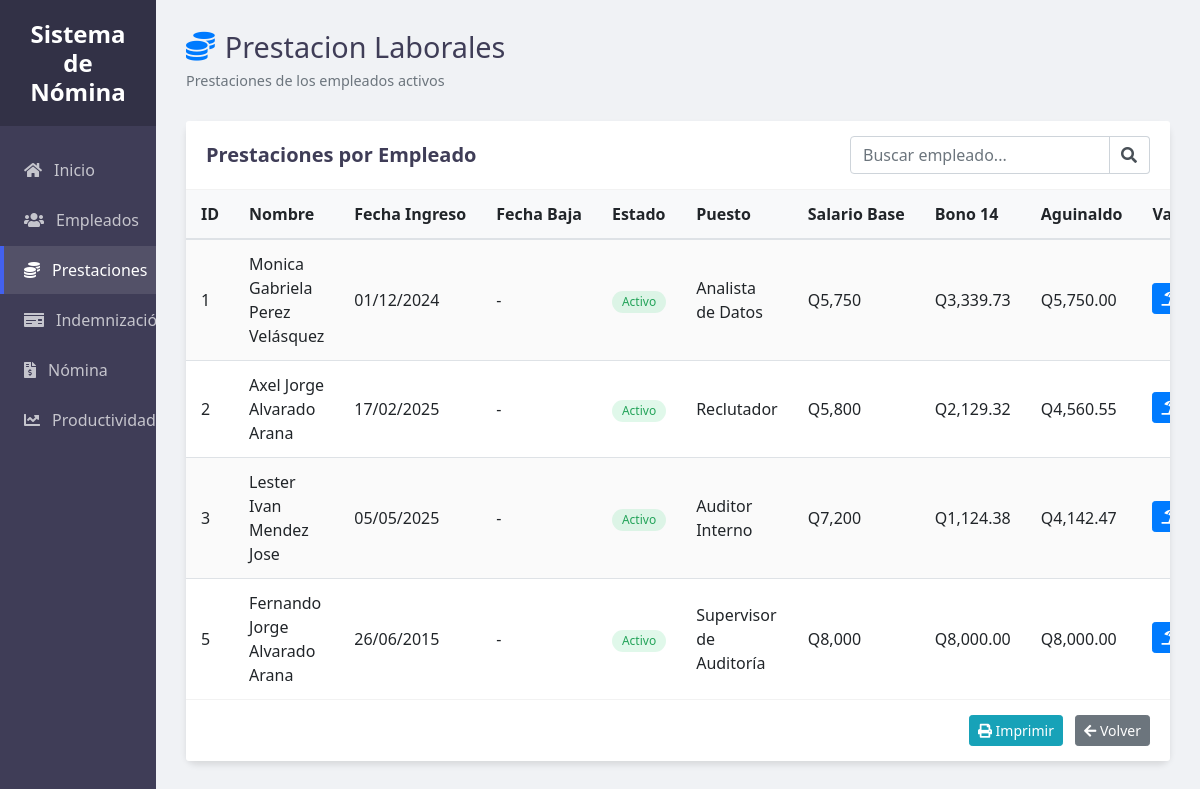
Page /ProyectoNomina/index.php?controller=prestacion&action=ver on the earlier database version.
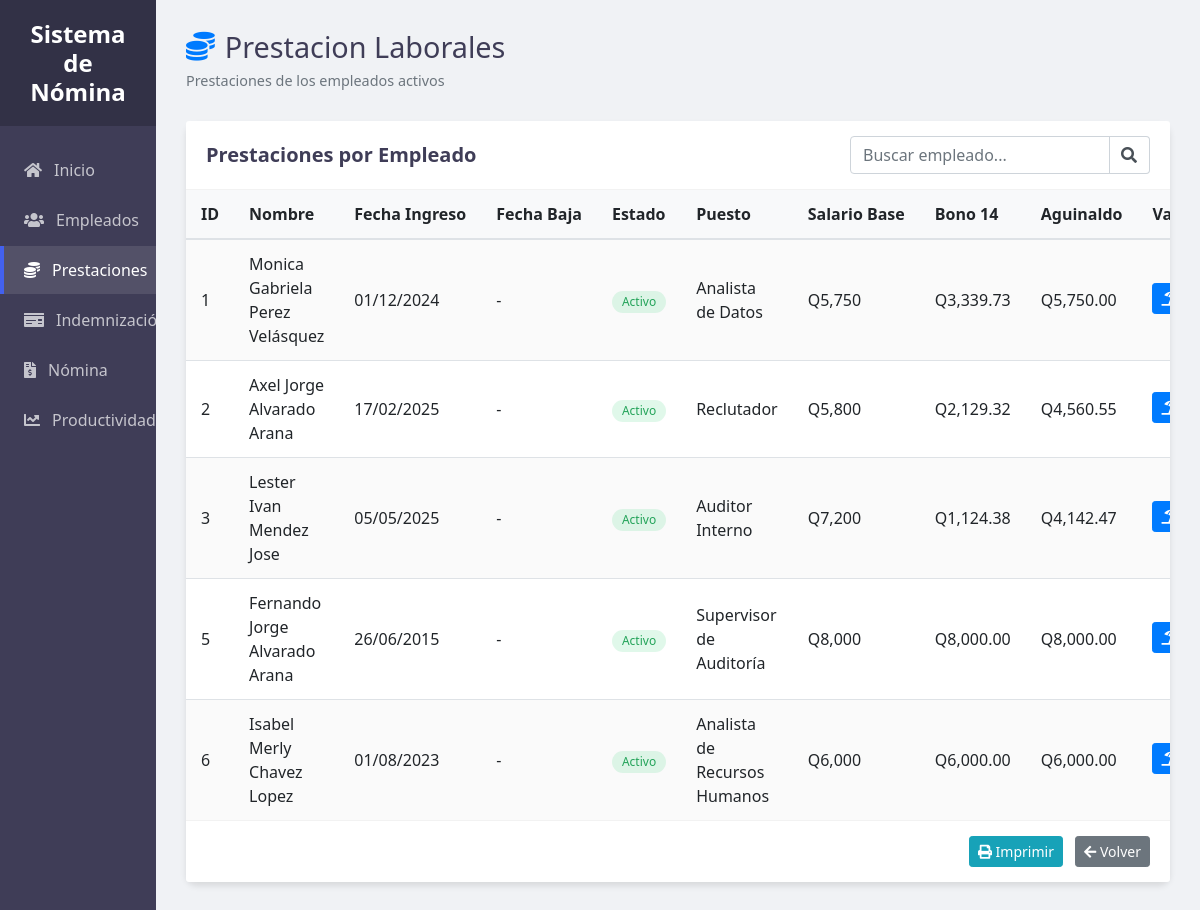
Same page on the later database version.
### tables this page shows
CREATE TABLE `empleado` (
  `ID_Emp` int(11) NOT NULL,
  `PriNombre_Emp` varchar(50) NOT NULL,
  `SegNombre_Emp` varchar(50) NOT NULL,
  `PriApellido_Emp` varchar(50) NOT NULL,
  `SegApellido_Emp` varchar(50) NOT NULL,
  `DPI_Emp` varchar(20) NOT NULL,
  `FechaNacimiento_Emp` date NOT NULL,
  `Direccion_Emp` varchar(255) DEFAULT NULL,
  `Telefono_Emp` varchar(15) DEFAULT NULL,
  `Email_Emp` varchar(100) DEFAULT NULL,
  `FechaIngreso_Emp` date NOT NULL,
  `FechaBaja_Emp` date DEFAULT NULL,
  `Estado_Emp` varchar(10) DEFAULT 'Activo',
  `ID_Puesto` int(11) DEFAULT NULL,
  `Horas_Extras` decimal(5,2) DEFAULT 0.00
);

CREATE TABLE `puesto` (
  `ID_Puesto` int(11) NOT NULL,
  `Nombre_Puesto` varchar(100) NOT NULL,
  `SalarioBase_Puesto` decimal(10,2) NOT NULL,
  `ID_Dep` int(11) DEFAULT NULL
);

### ProyectoNomina/Controllers/PrestacionController.php (called while the page is built, shortened)
<?php
class PrestacionController {
    private $prestacion;
    public function __construct() {
        $db = db::conectar();
        $this->prestacion = new Prestacion($db);
    }
    public function ver() {
        $prestaciones = $this->prestacion->obtenerPrestaciones();
        extract(['prestaciones' => $prestaciones]);
        include 'Views/Prestaciones/Ver.php';
    }
}
?>

### ProyectoNomina/Models/PrestacionModelo.php (called while the page is built, shortened)
<?php
class Prestacion {
    private $conn;
    public function __construct($db) {
        $this->conn = $db;
    }
    public function obtenerPrestaciones() {
        try {
            $query = "CALL spCalcularB14_Agui();";
            $stmt = $this->conn->prepare($query);
            $stmt->execute();
            $resultados = $stmt->fetchAll(PDO::FETCH_ASSOC);
            return $resultados;
        } catch (PDOException $e) {
            error_log("Error al obtener Prestaciones de Empleados: " . $e->getMessage());
            return [];
        }
    }
}

### ProyectoNomina/Views/Prestaciones/Ver.php (the view, shortened to what this page needs)
<!DOCTYPE html>
<html lang="en">
<head>
    <link rel="stylesheet" href="https://cdn.jsdelivr.net/npm/bootstrap@4.6.2/dist/css/bootstrap.min.css">
    <link rel="stylesheet" href="https://cdnjs.cloudflare.com/ajax/libs/font-awesome/5.15.4/css/all.min.css">
    <link rel="stylesheet" href="Public/CSS/styleVer.css">
</head>
<body>
    <div class="sidebar">
        <div class="sidebar-header">
            <h3>Sistema de Nómina</h3>
        </div>
        <ul class="sidebar-menu">
            <li><a href="index.php"><i class="fas fa-home"></i> Inicio</a></li>
            <li><a href="index.php?controller=empleado&action=ver"><i class="fas fa-users"></i> Empleados</a></li>
            <li><a href="index.php?controller=prestacion&action=ver" class="active"><i class="fas fa-coins"></i> Prestaciones</a></li>
            <li><a href="index.php?controller=indemnizacion&action=ver"><i class="fas fa-money-check"></i> Indemnización</a></li>
            <li><a href="index.php?controller=nomina&action=ver"><i class="fas fa-file-invoice-dollar"></i> Nómina</a></li>
            <li><a href="index.php?controller=productividad&action=ver"><i class="fas fa-chart-line"></i> Productividad</a></li>
        </ul>
    </div>
    <div class="main-content">
        <div class="content-container">
            <div class="header">
                <div class="header-title">
                    <h1><i class="fas fa-coins text-primary"></i> Prestacion Laborales</h1>
                    <p class="text-muted">Prestaciones de los empleados activos</p>
                </div>
            </div>
            <div class="card">
                <div class="card-header bg-white">
                    <div class="row align-items-center">
                        <div class="col-md-6">
                            <h5 class="mb-0">Prestaciones por Empleado</h5>
                        </div>
                        <div class="col-md-6">
                            <div class="input-group search-box">
                                <input type="text" id="searchInput" class="form-control" placeholder="Buscar empleado...">
                                <div class="input-group-append">
                                    <span class="input-group-text"><i class="fas fa-search"></i></span>
                                </div>
                            </div>
                        </div>
                    </div>
                </div>
                <div class="card-body p-0">
                    <?php if (empty($prestaciones)): ?>
                        <div class="alert alert-info m-3">
                            <i class="fas fa-info-circle"></i> No hay prestaciones registradas en el sistema.
                        </div>
                    <?php else: ?>
                        <div class="table-container">
                            <table class="table table-striped table-hover" id="employeeTable">
                                <thead>
                                    <tr>
                                        <th>ID</th>
                                        <th>Nombre</th>
                                        <th>Fecha Ingreso</th>
                                        <th>Fecha Baja</th>
                                        <th>Estado</th>
                                        <th>Puesto</th>
                                        <th>Salario Base</th>
                                        <th>Bono 14</th>
                                        <th>Aguinaldo</th>
                                        <th>Vacaciones</th>
                                    </tr>
                                </thead>
                                <tbody>
                                    <?php foreach ($prestaciones as $prestacion): ?>
                                        <tr>
                                            <td><?php echo $prestacion['ID_Emp'];?></td>
                                            <td><?php echo $prestacion['Nombre']; ?></td>
                                            <td><?php echo date('d/m/Y', strtotime($prestacion['FechaIngreso_Emp'])); ?></td>
                                            <td><?php echo $prestacion['FechaBaja_Emp'] ? date('d/m/Y', strtotime($prestacion['FechaBaja_Emp'])) : '-'; ?></td>
                                            <td>
                                                <?php if ($prestacion['Estado_Emp'] == 'Activo'): ?>
                                                    <span class="badge badge-success">Activo</span>
                                                <?php else: ?>
                                                    <span class="badge badge-danger">Baja</span>
                                                <?php endif; ?>
                                            </td>
                                            <td><?php echo $prestacion['Nombre_Puesto']; ?></td>
                                            <td>Q<?php echo number_format($prestacion['SalarioBase_Puesto'], 0, '.', ','); ?></td>
                                            <td>Q<?php echo number_format($prestacion['Bono14'], 2, '.', ','); ?></td>
                                            <td>Q<?php echo number_format($prestacion['Aguinaldo'], 2, '.', ','); ?></td>
                                            <td>
                                                <a href="index.php?controller=vacaciones&action=ver&id=<?= $prestacion['ID_Emp']; ?>" class="btn btn-sm btn-primary mb-1">
                                                    <i class="fas fa-umbrella-beach"></i></a>
                                                <br>
                                            </td>
                                        </tr>
                                    <?php endforeach; ?>
                                </tbody>
                            </table>
                        </div>
                    <?php endif; ?>
                </div>
                <div class="card-footer bg-white">
                    <div class="row">
                        <div class="col text-right">
                            <button type="button" class="btn btn-info btn-sm mr-2" onclick="window.print()">
                                <i class="fas fa-print"></i> Imprimir
                            </button>
                            <a href="index.php" class="btn btn-secondary btn-sm">
                                <i class="fas fa-arrow-left"></i> Volver
                            </a>
                        </div>
                    </div>
                </div>
            </div>
        </div>
    </div>
</body>
</html>

### ProyectoNomina/index.php (shortened to what this page needs)
<?php
require_once 'Models/EmpleadoModelo.php';
require_once 'Models/PrestacionModelo.php';
require_once 'Controllers/PrestacionController.php';
$controller = $_GET['controller'] ?? 'empleado';
$action = $_GET['action'] ?? 'index';
switch ($controller) {
    case 'prestacion':
        $controlador = new PrestacionController();
        if (method_exists($controlador, $action)) {
            $controlador->$action();
        } else {
            echo "Acción no encontrada en Prestaciones.";
        }
        break;
}

### ProyectoNomina/Public/CSS/styleVer.css (style rules this page uses)
:root { --primary: #4361ee; --secondary: hsl(245, 17%, 29%); --success: #23a359; --danger: #e74c3c; --light: #f8f9fa; --dark: #343a40; --gray: #6c757d; --sidebar-width: 13%; }
body { margin: 0; padding: 0; font-family: 'Segoe UI', Roboto, 'Helvetica Neue', Arial, sans-serif; background-color: #f0f2f5; display: flex; min-height: 100vh; overflow: hidden; }
.sidebar { width: var(--sidebar-width); background-color: var(--secondary); color: white; position: fixed; height: 100vh; overflow-y: auto; z-index: 100; }
.sidebar-header { padding: 20px; background-color: rgba(0, 0, 0, 0.2); text-align: center; }
.sidebar-header h3 { margin: 0; font-size: 1.5rem; font-weight: 600; }
.sidebar-menu { list-style: none; padding: 0; margin: 20px 0; }
.sidebar-menu li { margin-bottom: 2px; }
.sidebar-menu a { display: flex; align-items: center; padding: 12px 20px; color: rgba(255, 255, 255, 0.7); text-decoration: none; transition: all 0.3s; border-left: 4px solid transparent; }
.sidebar-menu a:hover, .sidebar-menu a.active { background-color: rgba(255, 255, 255, 0.1); color: white; border-left-color: var(--primary); }
.sidebar-menu i { margin-right: 12px; }
.main-content { flex: 1; margin-left: var(--sidebar-width); height: 100vh; overflow-y: auto; }
.content-container { padding: 30px; max-width: 1800px; margin: 0 auto; }
.header { display: flex; justify-content: space-between; align-items: center; margin-bottom: 30px; }
.header-title h1 { margin: 0; font-size: 1.8rem; color: var(--secondary); display: flex; align-items: center; }
.header-title h1 i { margin-right: 10px; }
.header-title p { margin: 5px 0 0; font-size: 0.9rem; }
.card { border: none; border-radius: 10px; box-shadow: 0 4px 6px rgba(0, 0, 0, 0.1); margin-bottom: 30px; background-color: white; }
.card-header { padding: 15px 20px; border-bottom: 1px solid rgba(0, 0, 0, 0.05); }
.card-header h5 { font-weight: 600; color: var(--secondary); }
.table-container { max-height: calc(100vh - 250px); overflow-y: auto; overflow-x: auto; }
.table { margin-bottom: 0; width: 100%; }
.table thead th { position: sticky; top: 0; background-color: #f8f9fa; z-index: 10; font-weight: 600; border-top: none; border-bottom: 2px solid #dee2e6; padding: 12px 15px; white-space: nowrap; }
.table td { padding: 12px 15px; vertical-align: middle; }
.table-striped tbody tr:nth-of-type(odd) { background-color: rgba(0, 0, 0, 0.02); }
.badge { padding: 5px 10px; border-radius: 30px; font-weight: 500; font-size: 0.75rem; }
.badge-success { background-color: rgba(46, 204, 113, 0.15); color: var(--success); }
.card-footer { background-color: white; border-top: 1px solid rgba(0, 0, 0, 0.05); padding: 15px 20px; }
.search-box { max-width: 300px; margin-left: auto; }
.search-box .form-control { border-top-right-radius: 0; border-bottom-right-radius: 0; }
.search-box .input-group-text { background-color: white; border-left: none; }

Differences in the rows shown:
added empleado: ID_Emp "6", Nombre "Isabel Merly Chavez Lopez", FechaIngreso_Emp "01/08/2023", Estado_Emp "Activo", ID_Puesto.Nombre_Puesto "Analista de Recursos Humanos", ID_Puesto.SalarioBase_Puesto "6,000", Bono14 "6,000.00", Aguinaldo "6,000.00"
